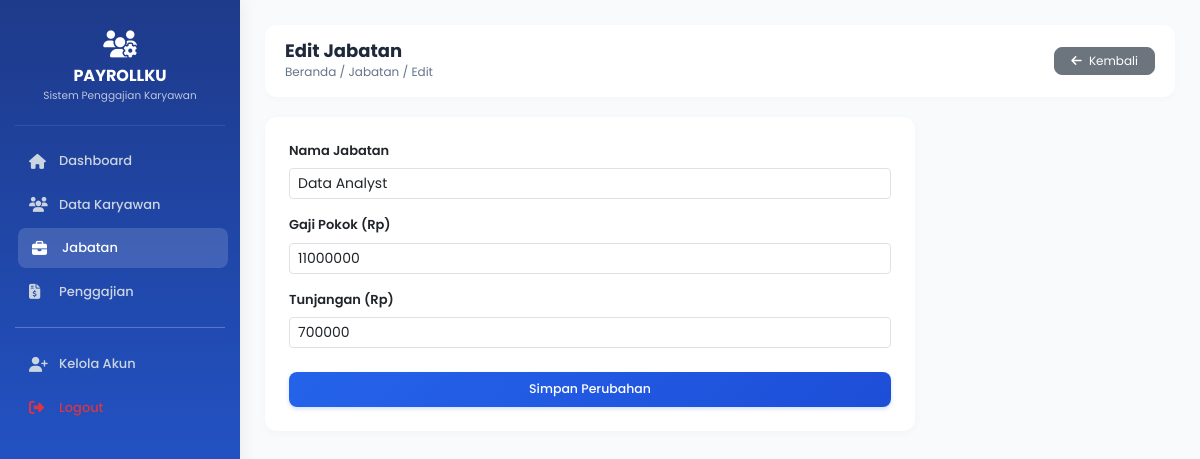
The app's page /admin/jabatan_edit.php?id=5 (signed in) with its own data.
### tables this page shows
CREATE TABLE `jabatan` (
  `id_jabatan` int(3) NOT NULL,
  `nama_jabatan` varchar(50) NOT NULL,
  `gaji_pokok` int(11) NOT NULL,
  `tunjangan` int(11) NOT NULL
);

### admin/jabatan_edit.php (the view, shortened to what this page needs)
<?php
include "../koneksi.php";
$id = $_GET['id'];
$data = mysqli_query($konek, "SELECT * FROM jabatan WHERE id_jabatan = '$id'");
$row = mysqli_fetch_array($data);
?>
<!DOCTYPE html>
<html lang="id">
<head>
    <link rel="stylesheet" href="https://cdn.jsdelivr.net/npm/bootstrap@5.3.3/dist/css/bootstrap.min.css">
    <link rel="stylesheet" href="https://cdnjs.cloudflare.com/ajax/libs/font-awesome/6.4.0/css/all.min.css">
    <link rel="stylesheet" href="../assets/css/style.css">
</head>
<body>
    <div class="sidebar">
        <div class="sidebar-brand">
            <i class="fa-solid fa-users-gear fa-2x text-white mb-1"></i>
            <h5>PAYROLLKU</h5>
            <small>Sistem Penggajian Karyawan</small>
        </div>
        <a href="dashboard.php"><i class="fa-solid fa-house"></i> Dashboard</a>
        <a href="karyawan.php"><i class="fa-solid fa-users"></i> Data Karyawan</a>
        <a href="jabatan.php" class="active"><i class="fa-solid fa-briefcase"></i> Jabatan</a>
        <a href="penggajian.php"><i class="fa-solid fa-file-invoice-dollar"></i> Penggajian</a>
        <hr class="text-light opacity-25 my-3">
        <a href="tambah_akun.php"><i class="fa-solid fa-user-plus"></i> Kelola Akun</a>
        <a href="../logout.php" class="text-danger"><i class="fa-solid fa-right-from-bracket"></i> Logout</a>
    </div>
    <div class="main-content">
        <div class="card-header-top">
            <div>
                <h4>Edit Jabatan</h4>
                <small>Beranda / Jabatan / Edit</small>
            </div>
            <a href="jabatan.php" class="btn btn-secondary btn-sm px-3" style="font-size: 12px; border-radius: 8px;"><i class="fa-solid fa-arrow-left me-1"></i> Kembali</a>
        </div>
        <div class="card card-custom p-4" style="max-width: 650px;">
            <form action="" method="POST">
                <div class="mb-3">
                    <label class="form-label fw-semibold" style="font-size: 13px;">Nama Jabatan</label>
                    <input type="text" name="nama_jabatan" class="form-control form-control-sm" value="<?php echo $row['nama_jabatan']; ?>" required>
                </div>
                <div class="mb-3">
                    <label class="form-label fw-semibold" style="font-size: 13px;">Gaji Pokok (Rp)</label>
                    <input type="number" name="gaji_pokok" class="form-control form-control-sm" value="<?php echo $row['gaji_pokok']; ?>" required>
                </div>
                <div class="mb-4">
                    <label class="form-label fw-semibold" style="font-size: 13px;">Tunjangan (Rp)</label>
                    <input type="number" name="tunjangan" class="form-control form-control-sm" value="<?php echo $row['tunjangan']; ?>" required>
                </div>
                <button type="submit" name="update" class="btn btn-primary-gradient w-100 py-2">Simpan Perubahan</button>
            </form>
        </div>
    </div>
</body>
</html>

### assets/CSS/style.css (style rules this page uses)
body { background-color: #f8fafc; font-family: 'Poppins', sans-serif; font-size: 13.5px; }
.sidebar { width: 240px; height: 100vh; position: fixed; background: linear-gradient(180deg, #1e3a8a 0%, #2563eb 100%); color: white; padding: 15px; top: 0; left: 0; z-index: 100; box-shadow: 4px 0 15px rgba(0,0,0,0.05); }
.sidebar-brand { text-align: center; padding: 15px 0 20px 0; border-bottom: 1px solid rgba(255,255,255,0.1); margin-bottom: 15px; }
.sidebar-brand h5 { font-size: 16px; font-weight: 700; margin: 5px 0 0 0; }
.sidebar-brand small { font-size: 10.5px; opacity: 0.7; }
.sidebar a { color: #cbd5e1; text-decoration: none; display: flex; align-items: center; padding: 10px 14px; border-radius: 8px; margin-bottom: 4px; font-weight: 500; font-size: 13px; transition: all 0.2s ease; }
.sidebar a i { font-size: 15px; width: 22px; margin-right: 8px; }
.sidebar a:hover, .sidebar a.active { background: rgba(255, 255, 255, 0.15); color: white; transform: translateX(3px); }
.main-content { margin-left: 240px; padding: 25px; }
.card-header-top { background: white; border-radius: 12px; padding: 15px 20px; box-shadow: 0 2px 6px rgba(0,0,0,0.02); margin-bottom: 20px; display: flex; justify-content: space-between; align-items: center; }
.card-header-top h4 { font-size: 18px; font-weight: 700; margin: 0; color: #1e293b; }
.card-header-top small { font-size: 12px; color: #64748b; }
.card-custom { border: none; border-radius: 12px; box-shadow: 0 2px 8px rgba(0,0,0,0.03); background: white; }
.btn-primary-gradient { background: linear-gradient(135deg, #2563eb 0%, #1d4ed8 100%); border: none; color: white; font-weight: 500; font-size: 12.5px; padding: 8px 16px; border-radius: 8px; box-shadow: 0 2px 4px rgba(37, 99, 235, 0.2); }

### records on screen
jabatan: nama_jabatan "Data Analyst", gaji_pokok "11000000", tunjangan "700000"
